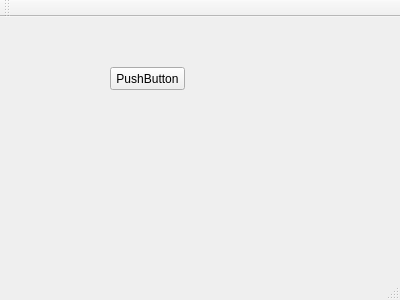
<?xml version="1.0" encoding="UTF-8"?>
<ui version="4.0">
 <class>MainWindow</class>
 <widget class="QMainWindow" name="MainWindow">
  <property name="geometry">
   <rect>
    <x>0</x>
    <y>0</y>
    <width>400</width>
    <height>300</height>
   </rect>
  </property>
  <property name="windowTitle">
   <string>MainWindow</string>
  </property>
  <widget class="QWidget" name="centralWidget">
   <widget class="QPushButton" name="pushButton">
    <property name="geometry">
     <rect>
      <x>110</x>
      <y>50</y>
      <width>75</width>
      <height>23</height>
     </rect>
    </property>
    <property name="text">
     <string>PushButton</string>
    </property>
   </widget>
  </widget>
  <widget class="QMenuBar" name="menuBar">
   <property name="geometry">
    <rect>
     <x>0</x>
     <y>0</y>
     <width>400</width>
     <height>18</height>
    </rect>
   </property>
  </widget>
  <widget class="QToolBar" name="mainToolBar">
   <attribute name="toolBarArea">
    <enum>TopToolBarArea</enum>
   </attribute>
   <attribute name="toolBarBreak">
    <bool>false</bool>
   </attribute>
  </widget>
  <widget class="QStatusBar" name="statusBar"/>
 </widget>
 <layoutdefault spacing="6" margin="11"/>
 <resources/>
 <connections/>
</ui>
